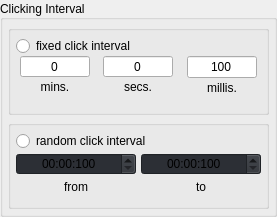
           <widget class="QGroupBox" name="Panel_Top">
            <property name="sizePolicy">
             <sizepolicy hsizetype="MinimumExpanding" vsizetype="MinimumExpanding">
              <horstretch>0</horstretch>
              <verstretch>0</verstretch>
             </sizepolicy>
            </property>
            <property name="minimumSize">
             <size>
              <width>0</width>
              <height>0</height>
             </size>
            </property>
            <property name="maximumSize">
             <size>
              <width>9999</width>
              <height>9999</height>
             </size>
            </property>
            <property name="title">
             <string>Clicking Interval</string>
            </property>
            <property name="alignment">
             <set>Qt::AlignLeading|Qt::AlignLeft|Qt::AlignVCenter</set>
            </property>
            <layout class="QVBoxLayout" name="verticalLayout_13">
             <property name="spacing">
              <number>5</number>
             </property>
             <property name="leftMargin">
              <number>5</number>
             </property>
             <property name="topMargin">
              <number>5</number>
             </property>
             <property name="rightMargin">
              <number>5</number>
             </property>
             <property name="bottomMargin">
              <number>5</number>
             </property>
             <item>
              <widget class="QGroupBox" name="Set_Time">
               <property name="sizePolicy">
                <sizepolicy hsizetype="MinimumExpanding" vsizetype="MinimumExpanding">
                 <horstretch>0</horstretch>
                 <verstretch>0</verstretch>
                </sizepolicy>
               </property>
               <property name="minimumSize">
                <size>
                 <width>0</width>
                 <height>0</height>
                </size>
               </property>
               <property name="maximumSize">
                <size>
                 <width>9999</width>
                 <height>9999</height>
                </size>
               </property>
               <property name="flat">
                <bool>false</bool>
               </property>
               <layout class="QVBoxLayout" name="verticalLayout_9">
                <property name="spacing">
                 <number>0</number>
                </property>
                <property name="leftMargin">
                 <number>5</number>
                </property>
                <property name="topMargin">
                 <number>5</number>
                </property>
                <property name="rightMargin">
                 <number>5</number>
                </property>
                <property name="bottomMargin">
                 <number>5</number>
                </property>
                <item>
                 <widget class="QRadioButton" name="RadioButton_FixedClickInterval">
                  <property name="sizePolicy">
                   <sizepolicy hsizetype="MinimumExpanding" vsizetype="Fixed">
                    <horstretch>0</horstretch>
                    <verstretch>0</verstretch>
                   </sizepolicy>
                  </property>
                  <property name="text">
                   <string>fixed click interval</string>
                  </property>
                 </widget>
                </item>
                <item>
                 <widget class="QWidget" name="FixedTime" native="true">
                  <property name="sizePolicy">
                   <sizepolicy hsizetype="MinimumExpanding" vsizetype="MinimumExpanding">
                    <horstretch>0</horstretch>
                    <verstretch>0</verstretch>
                   </sizepolicy>
                  </property>
                  <layout class="QHBoxLayout" name="horizontalLayout_3">
                   <property name="spacing">
                    <number>5</number>
                   </property>
                   <property name="leftMargin">
                    <number>0</number>
                   </property>
                   <property name="topMargin">
                    <number>0</number>
                   </property>
                   <property name="rightMargin">
                    <number>0</number>
                   </property>
                   <property name="bottomMargin">
                    <number>0</number>
                   </property>
                   <item alignment="Qt::AlignHCenter">
                    <widget class="QWidget" name="MinsGroup" native="true">
                     <property name="sizePolicy">
                      <sizepolicy hsizetype="MinimumExpanding" vsizetype="MinimumExpanding">
                       <horstretch>0</horstretch>
                       <verstretch>0</verstretch>
                      </sizepolicy>
                     </property>
                     <property name="maximumSize">
                      <size>
                       <width>16777215</width>
                       <height>50</height>
                      </size>
                     </property>
                     <layout class="QVBoxLayout" name="verticalLayout">
                      <property name="spacing">
                       <number>0</number>
                      </property>
                      <property name="leftMargin">
                       <number>0</number>
                      </property>
                      <property name="topMargin">
                       <number>0</number>
                      </property>
                      <property name="rightMargin">
                       <number>0</number>
                      </property>
                      <item>
                       <widget class="QLineEdit" name="LineEdit_Minutes">
                        <property name="sizePolicy">
                         <sizepolicy hsizetype="MinimumExpanding" vsizetype="Fixed">
                          <horstretch>0</horstretch>
                          <verstretch>0</verstretch>
                         </sizepolicy>
                        </property>
                        <property name="maximumSize">
                         <size>
                          <width>70</width>
                          <height>16777215</height>
                         </size>
                        </property>
                        <property name="text">
                         <string>0</string>
                        </property>
                        <property name="alignment">
                         <set>Qt::AlignCenter</set>
                        </property>
                        <property name="placeholderText">
                         <string>0</string>
                        </property>
                       </widget>
                      </item>
                      <item>
                       <widget class="QLabel" name="Label_Minutes">
                        <property name="minimumSize">
                         <size>
                          <width>0</width>
                          <height>20</height>
                         </size>
                        </property>
                        <property name="maximumSize">
                         <size>
                          <width>16777215</width>
                          <height>20</height>
                         </size>
                        </property>
                        <property name="layoutDirection">
                         <enum>Qt::LeftToRight</enum>
                        </property>
                        <property name="text">
                         <string>mins.</string>
                        </property>
                        <property name="alignment">
                         <set>Qt::AlignCenter</set>
                        </property>
                       </widget>
                      </item>
                     </layout>
                    </widget>
                   </item>
                   <item alignment="Qt::AlignHCenter">
                    <widget class="QWidget" name="SecondsGroup" native="true">
                     <property name="sizePolicy">
                      <sizepolicy hsizetype="MinimumExpanding" vsizetype="MinimumExpanding">
                       <horstretch>0</horstretch>
                       <verstretch>0</verstretch>
                      </sizepolicy>
                     </property>
                     <property name="maximumSize">
                      <size>
                       <width>16777215</width>
                       <height>50</height>
                      </size>
                     </property>
                     <layout class="QVBoxLayout" name="verticalLayout_7">
                      <property name="spacing">
                       <number>0</number>
                      </property>
                      <property name="leftMargin">
                       <number>0</number>
                      </property>
                      <property name="topMargin">
                       <number>0</number>
                      </property>
                      <property name="rightMargin">
                       <number>0</number>
                      </property>
                      <item>
                       <widget class="QLineEdit" name="LineEdit_Seconds">
                        <property name="sizePolicy">
                         <sizepolicy hsizetype="MinimumExpanding" vsizetype="Fixed">
                          <horstretch>0</horstretch>
                          <verstretch>0</verstretch>
                         </sizepolicy>
                        </property>
                        <property name="maximumSize">
                         <size>
                          <width>70</width>
                          <height>16777215</height>
                         </size>
                        </property>
                        <property name="text">
                         <string>0</string>
                        </property>
                        <property name="alignment">
                         <set>Qt::AlignCenter</set>
                        </property>
                        <property name="placeholderText">
                         <string>0</string>
                        </property>
                       </widget>
                      </item>
                      <item>
                       <widget class="QLabel" name="Label_Seconds">
                        <property name="minimumSize">
                         <size>
                          <width>0</width>
                          <height>20</height>
                         </size>
                        </property>
                        <property name="maximumSize">
                         <size>
                          <width>16777215</width>
                          <height>20</height>
                         </size>
                        </property>
                        <property name="layoutDirection">
                         <enum>Qt::LeftToRight</enum>
                        </property>
                        <property name="text">
                         <string>secs.</string>
                        </property>
                        <property name="alignment">
                         <set>Qt::AlignCenter</set>
                        </property>
                       </widget>
                      </item>
                     </layout>
                    </widget>
                   </item>
                   <item alignment="Qt::AlignHCenter">
                    <widget class="QWidget" name="MilisecondsGroup" native="true">
                     <property name="sizePolicy">
                      <sizepolicy hsizetype="MinimumExpanding" vsizetype="MinimumExpanding">
                       <horstretch>0</horstretch>
                       <verstretch>0</verstretch>
                      </sizepolicy>
                     </property>
                     <property name="maximumSize">
                      <size>
                       <width>16777215</width>
                       <height>9999</height>
                      </size>
                     </property>
                     <layout class="QVBoxLayout" name="verticalLayout_6">
                      <property name="spacing">
                       <number>0</number>
                      </property>
                      <property name="leftMargin">
                       <number>0</number>
                      </property>
                      <property name="topMargin">
                       <number>0</number>
                      </property>
                      <property name="rightMargin">
                       <number>0</number>
                      </property>
                      <item>
                       <widget class="QLineEdit" name="LineEdit_Milliseconds">
                        <property name="sizePolicy">
                         <sizepolicy hsizetype="MinimumExpanding" vsizetype="Fixed">
                          <horstretch>0</horstretch>
                          <verstretch>0</verstretch>
                         </sizepolicy>
                        </property>
                        <property name="maximumSize">
                         <size>
                          <width>70</width>
                          <height>16777215</height>
                         </size>
                        </property>
                        <property name="text">
                         <string>100</string>
                        </property>
                        <property name="alignment">
                         <set>Qt::AlignCenter</set>
                        </property>
                        <property name="placeholderText">
                         <string>0</string>
                        </property>
                       </widget>
                      </item>
                      <item>
                       <widget class="QLabel" name="Label_Milliseconds">
                        <property name="minimumSize">
                         <size>
                          <width>0</width>
                          <height>20</height>
                         </size>
                        </property>
                        <property name="maximumSize">
                         <size>
                          <width>16777215</width>
                          <height>20</height>
                         </size>
                        </property>
                        <property name="layoutDirection">
                         <enum>Qt::LeftToRight</enum>
                        </property>
                        <property name="text">
                         <string>millis.</string>
                        </property>
                        <property name="alignment">
                         <set>Qt::AlignCenter</set>
                        </property>
                       </widget>
                      </item>
                     </layout>
                    </widget>
                   </item>
                  </layout>
                 </widget>
                </item>
               </layout>
              </widget>
             </item>
             <item>
              <widget class="QGroupBox" name="Set_Rnd_Time">
               <property name="sizePolicy">
                <sizepolicy hsizetype="Expanding" vsizetype="Expanding">
                 <horstretch>0</horstretch>
                 <verstretch>0</verstretch>
                </sizepolicy>
               </property>
               <property name="minimumSize">
                <size>
                 <width>0</width>
                 <height>0</height>
                </size>
               </property>
               <property name="maximumSize">
                <size>
                 <width>9999</width>
                 <height>9999</height>
                </size>
               </property>
               <layout class="QVBoxLayout" name="verticalLayout_11">
                <property name="spacing">
                 <number>0</number>
                </property>
                <property name="leftMargin">
                 <number>5</number>
                </property>
                <property name="topMargin">
                 <number>5</number>
                </property>
                <property name="rightMargin">
                 <number>5</number>
                </property>
                <property name="bottomMargin">
                 <number>5</number>
                </property>
                <item>
                 <widget class="QRadioButton" name="RadioButton_RandomClickInterval">
                  <property name="sizePolicy">
                   <sizepolicy hsizetype="MinimumExpanding" vsizetype="MinimumExpanding">
                    <horstretch>0</horstretch>
                    <verstretch>0</verstretch>
                   </sizepolicy>
                  </property>
                  <property name="text">
                   <string>random click interval</string>
                  </property>
                 </widget>
                </item>
                <item>
                 <widget class="QWidget" name="SetTimesGroup" native="true">
                  <property name="sizePolicy">
                   <sizepolicy hsizetype="MinimumExpanding" vsizetype="MinimumExpanding">
                    <horstretch>0</horstretch>
                    <verstretch>0</verstretch>
                   </sizepolicy>
                  </property>
                  <layout class="QHBoxLayout" name="horizontalLayout_4">
                   <property name="spacing">
                    <number>5</number>
                   </property>
                   <property name="leftMargin">
                    <number>0</number>
                   </property>
                   <property name="topMargin">
                    <number>0</number>
                   </property>
                   <property name="rightMargin">
                    <number>0</number>
                   </property>
                   <property name="bottomMargin">
                    <number>0</number>
                   </property>
                   <item>
                    <widget class="QWidget" name="TimeFrom" native="true">
                     <property name="minimumSize">
                      <size>
                       <width>120</width>
                       <height>50</height>
                      </size>
                     </property>
                     <property name="maximumSize">
                      <size>
                       <width>120</width>
                       <height>50</height>
                      </size>
                     </property>
                     <layout class="QVBoxLayout" name="verticalLayout_10">
                      <property name="spacing">
                       <number>0</number>
                      </property>
                      <property name="leftMargin">
                       <number>0</number>
                      </property>
                      <property name="topMargin">
                       <number>0</number>
                      </property>
                      <property name="rightMargin">
                       <number>0</number>
                      </property>
                      <property name="bottomMargin">
                       <number>0</number>
                      </property>
                      <item>
                       <widget class="QTimeEdit" name="TimeEdit_From">
                        <property name="styleSheet">
                         <string notr="true"> background-color: rgb(44, 47, 53); </string>
                        </property>
                        <property name="alignment">
                         <set>Qt::AlignCenter</set>
                        </property>
                        <property name="specialValueText">
                         <string>00:00:100</string>
                        </property>
                        <property name="currentSection">
                         <enum>QDateTimeEdit::MinuteSection</enum>
                        </property>
                        <property name="displayFormat">
                         <string>mm:ss:zzz</string>
                        </property>
                       </widget>
                      </item>
                      <item>
                       <widget class="QLabel" name="Label_From">
                        <property name="minimumSize">
                         <size>
                          <width>0</width>
                          <height>20</height>
                         </size>
                        </property>
                        <property name="maximumSize">
                         <size>
                          <width>16777215</width>
                          <height>20</height>
                         </size>
                        </property>
                        <property name="layoutDirection">
                         <enum>Qt::LeftToRight</enum>
                        </property>
                        <property name="text">
                         <string>from</string>
                        </property>
                        <property name="alignment">
                         <set>Qt::AlignCenter</set>
                        </property>
                       </widget>
                      </item>
                     </layout>
                    </widget>
                   </item>
                   <item>
                    <widget class="QWidget" name="TimeTill" native="true">
                     <property name="sizePolicy">
                      <sizepolicy hsizetype="Minimum" vsizetype="Minimum">
                       <horstretch>0</horstretch>
                       <verstretch>0</verstretch>
                      </sizepolicy>
                     </property>
                     <property name="minimumSize">
                      <size>
                       <width>120</width>
                       <height>50</height>
                      </size>
                     </property>
                     <property name="maximumSize">
                      <size>
                       <width>120</width>
                       <height>50</height>
                      </size>
                     </property>
                     <layout class="QVBoxLayout" name="verticalLayout_5">
                      <property name="spacing">
                       <number>0</number>
                      </property>
                      <property name="leftMargin">
                       <number>0</number>
                      </property>
                      <property name="topMargin">
                       <number>0</number>
                      </property>
                      <property name="rightMargin">
                       <number>0</number>
                      </property>
                      <property name="bottomMargin">
                       <number>0</number>
                      </property>
                      <item>
                       <widget class="QTimeEdit" name="TimeEdit_Till">
                        <property name="styleSheet">
                         <string notr="true"> background-color: rgb(44, 47, 53); </string>
                        </property>
                        <property name="alignment">
                         <set>Qt::AlignCenter</set>
                        </property>
                        <property name="specialValueText">
                         <string>00:00:100</string>
                        </property>
                        <property name="currentSection">
                         <enum>QDateTimeEdit::MinuteSection</enum>
                        </property>
                        <property name="displayFormat">
                         <string>mm:ss:zzz</string>
                        </property>
                       </widget>
                      </item>
                      <item>
                       <widget class="QLabel" name="Label_Till">
                        <property name="minimumSize">
                         <size>
                          <width>0</width>
                          <height>20</height>
                         </size>
                        </property>
                        <property name="maximumSize">
                         <size>
                          <width>16777215</width>
                          <height>20</height>
                         </size>
                        </property>
                        <property name="layoutDirection">
                         <enum>Qt::LeftToRight</enum>
                        </property>
                        <property name="text">
                         <string>to</string>
                        </property>
                        <property name="alignment">
                         <set>Qt::AlignCenter</set>
                        </property>
                       </widget>
                      </item>
                     </layout>
                    </widget>
                   </item>
                  </layout>
                 </widget>
                </item>
               </layout>
              </widget>
             </item>
            </layout>
           </widget>
